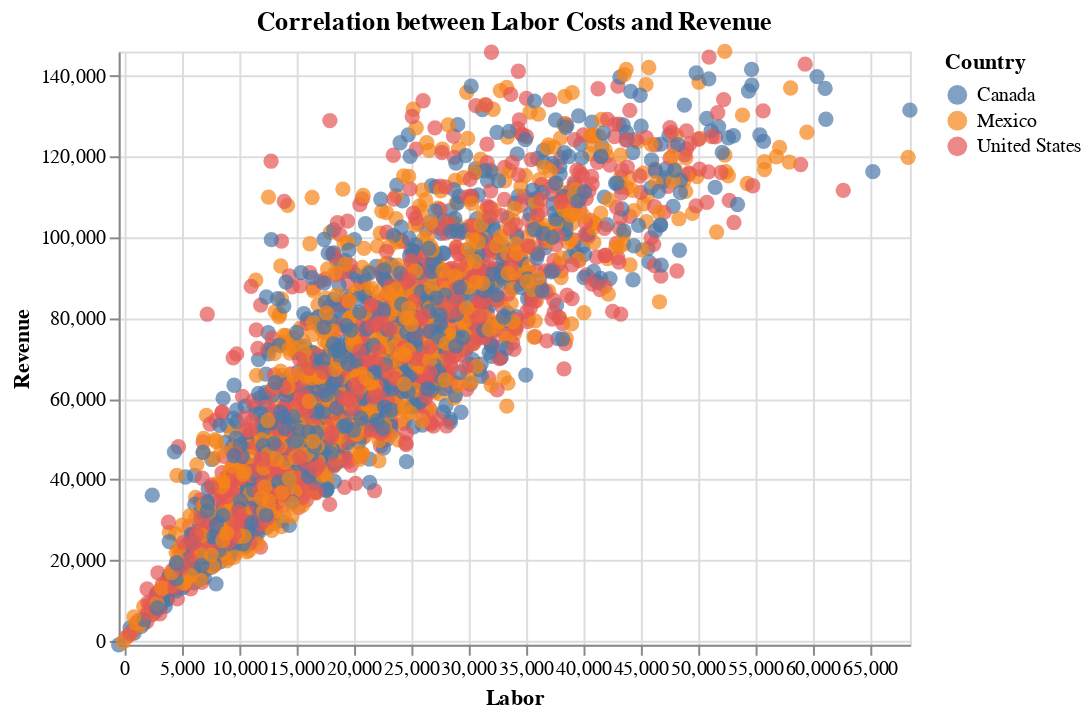

This figure's notebook cell:
### Code cell
# Preparing data for correlation analysis
# Filter the data for relevant accounts and a specific product/country if desired
correlation_data = data[data['Account'].isin(['Labor', 'Raw Materials', 'Revenue'])]

# Pivot the data to have accounts as columns
correlation_pivot = correlation_data.pivot_table(index=['ISO Week Start Date', 'Country', 'Product'],
                                                 columns='Account', values='Value in USD').reset_index()

min_x = correlation_pivot['Labor'].min()
max_x = correlation_pivot['Labor'].max()

min_y = correlation_pivot['Revenue'].min()
max_y = correlation_pivot['Revenue'].max()

# Creating scatter plots to visualize correlations
# Example: Correlation between Labor and Revenue
labor_revenue_corr_chart = alt.Chart(correlation_pivot).mark_circle(size=60).encode(
    x=alt.X('Labor:Q', scale=alt.Scale(domain=[min_x, max_x])),
    y=alt.Y('Revenue:Q', scale=alt.Scale(domain=[min_y, max_y])),
    color='Country:N',
    tooltip=['Country', 'Product', 'Labor', 'Revenue']
).properties(
    title='Correlation between Labor Costs and Revenue'
)

labor_revenue_corr_chart

### Figure 1 — Vega-Lite specification as saved in the notebook (floating-point values rounded to 4 significant figures; data arrays with more than 128 entries replaced by an {"elided": "..."} marker saying what was removed)
{"config": {"view": {"continuousWidth": 400, "continuousHeight": 300}}, "data": {"name": "data-70eefd7ed493e4098e2226621460c7b9"}, "mark": {"type": "circle", "size": 60}, "encoding": {"color": {"field": "Country", "type": "nominal"}, "tooltip": [{"field": "Country", "type": "nominal"}, {"field": "Product", "type": "nominal"}, {"field": "Labor", "type": "quantitative"}, {"field": "Revenue", "type": "quantitative"}], "x": {"field": "Labor", "scale": {"domain": [-470.3, 68510.0]}, "type": "quantitative"}, "y": {"field": "Revenue", "scale": {"domain": [-994.5, 146000.0]}, "type": "quantitative"}}, "title": "Correlation between Labor Costs and Revenue", "$schema": "https://vega.github.io/schema/vega-lite/v4.17.0.json", "datasets": {"data-70eefd7ed493e4098e2226621460c7b9": {"elided": "3120 records"}}}
